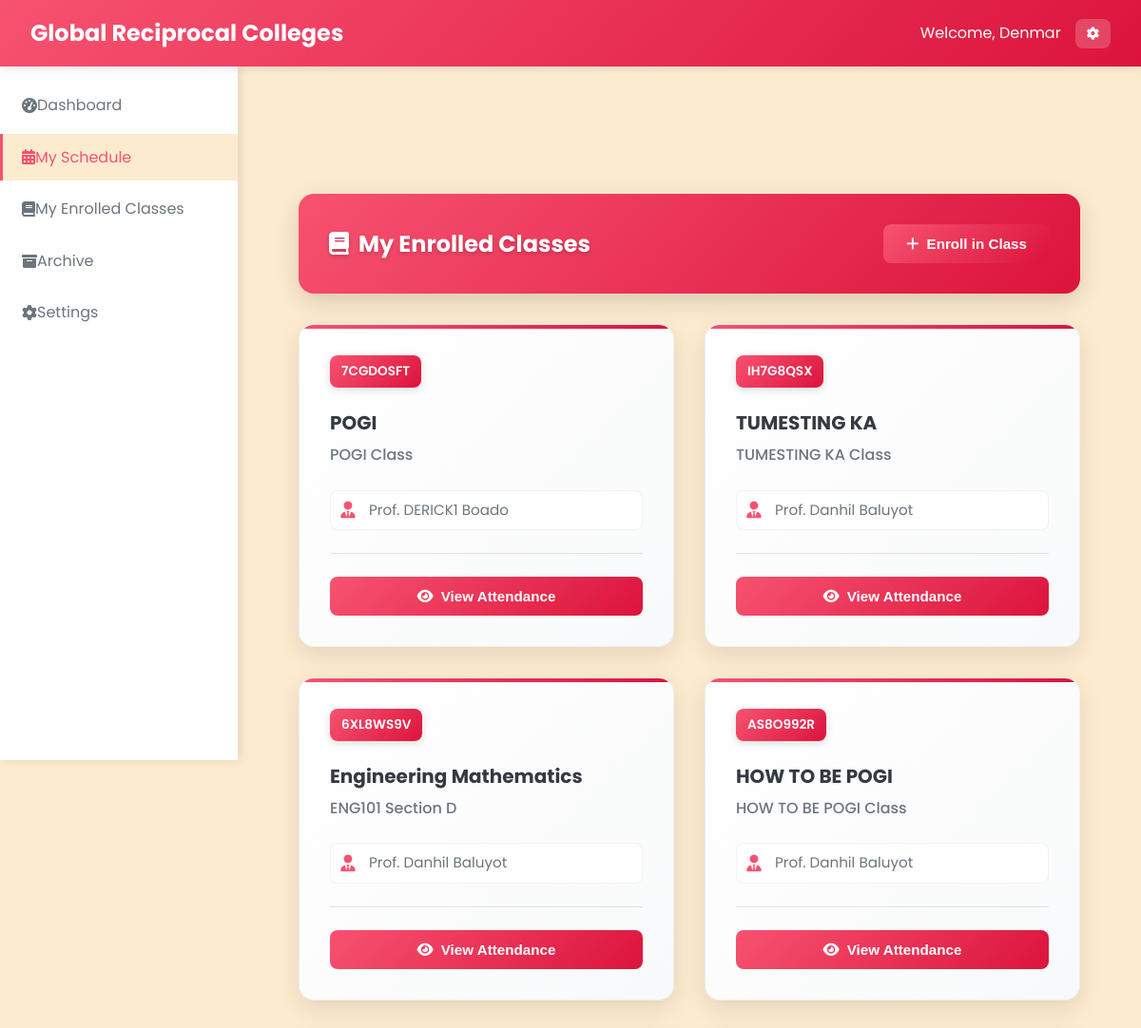
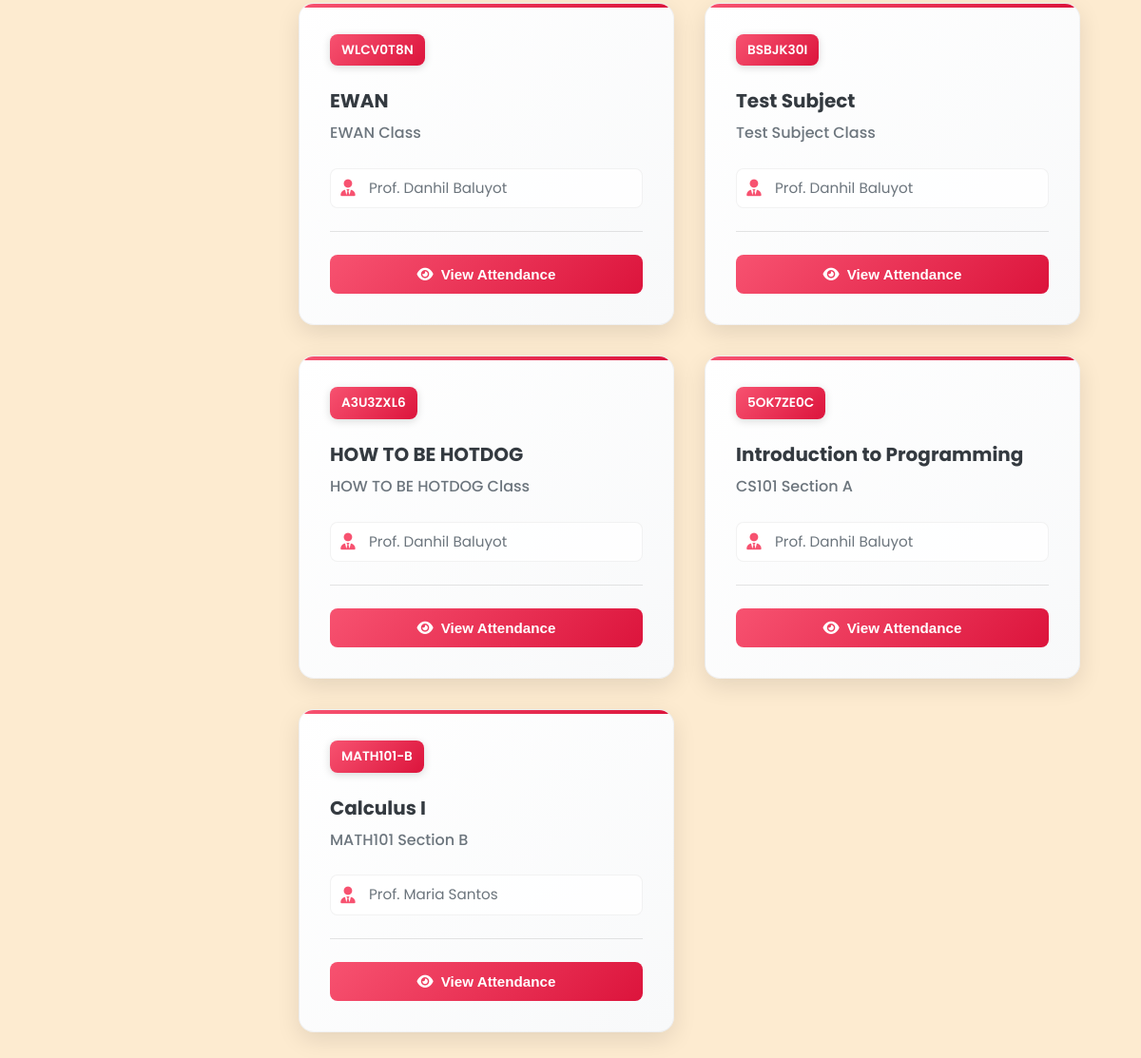
The page /Student/student_manage_schedule.php (signed in) on the database as committed earlier (2 pictures, top to bottom).
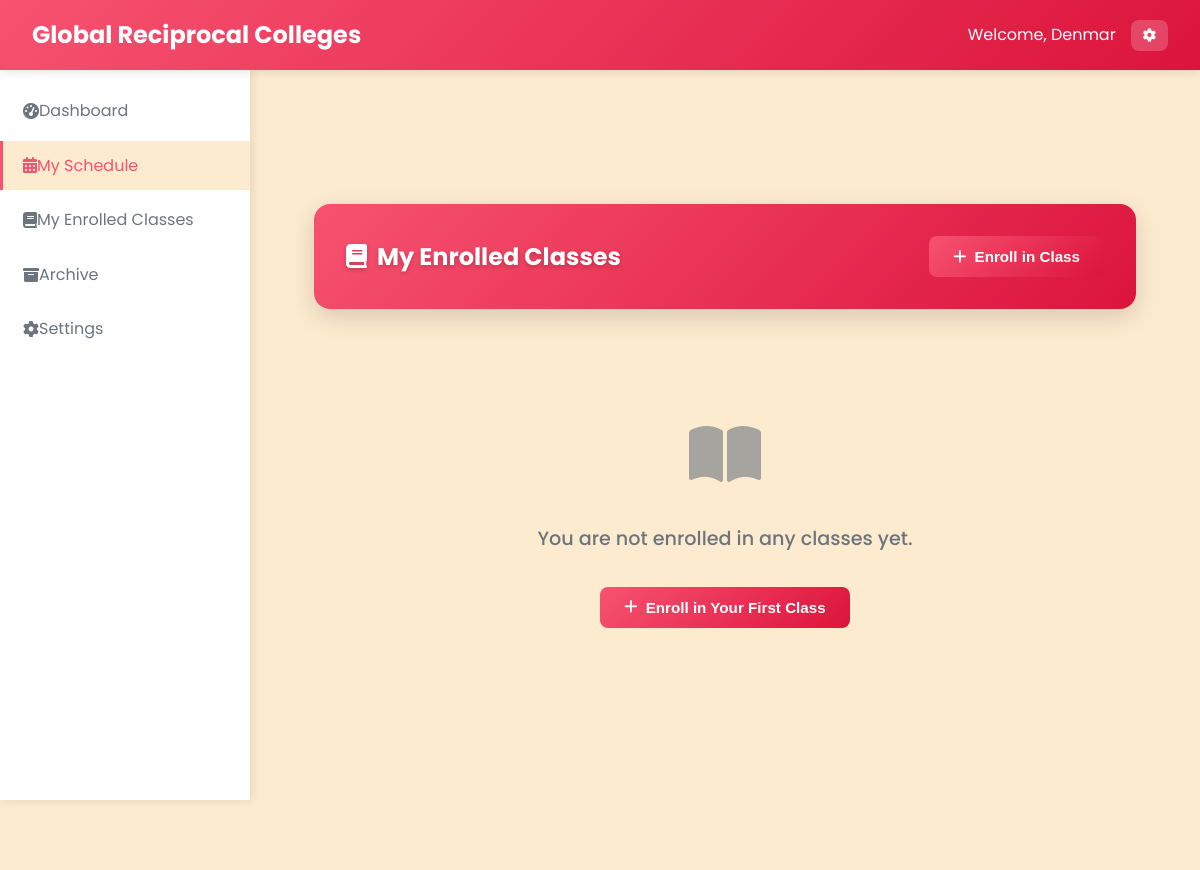
The same page on the database as committed later.
### tables this page shows
CREATE TABLE `classes` (
  `class_id` varchar(20) NOT NULL,
  `class_name` varchar(100) NOT NULL,
  `class_code` varchar(20) NOT NULL,
  `subject_id` varchar(20) DEFAULT NULL,
  `professor_id` varchar(20) DEFAULT NULL,
  `schedule` varchar(100) DEFAULT NULL,
  `room` varchar(50) DEFAULT NULL,
  `created_at` datetime NOT NULL,
  `updated_at` datetime NOT NULL,
  `section` varchar(10) DEFAULT NULL,
  `school_year_semester_id` int(11) DEFAULT NULL,
  `status` enum('active','archived') DEFAULT 'active',
  `semester` enum('1st Semester','2nd Semester') DEFAULT '1st Semester'
);

CREATE TABLE `subjects` (
  `subject_id` varchar(20) NOT NULL,
  `subject_name` varchar(100) NOT NULL,
  `subject_code` varchar(20) NOT NULL,
  `description` text DEFAULT NULL,
  `credits` int(11) NOT NULL,
  `created_at` datetime NOT NULL,
  `updated_at` datetime NOT NULL
);

CREATE TABLE `professors` (
  `professor_id` varchar(20) NOT NULL,
  `employee_id` varchar(20) NOT NULL,
  `first_name` varchar(50) NOT NULL,
  `last_name` varchar(50) NOT NULL,
  `email` varchar(100) NOT NULL,
  `password` varchar(255) NOT NULL,
  `department` varchar(100) NOT NULL,
  `mobile` varchar(15) NOT NULL,
  `created_at` datetime NOT NULL,
  `updated_at` datetime NOT NULL
);

### Student/student_manage_schedule.php (the view, shortened to what this page needs)
<?php
require_once '../php/db.php';
$student_id = $_SESSION['user_id'];
$stmt = $pdo->prepare("SELECT c.class_id, c.class_name, c.class_code, s.subject_name, p.first_name, p.last_name
                     FROM student_classes sc
                     JOIN classes c ON sc.class_id = c.class_id
                     JOIN subjects s ON c.subject_id = s.subject_id
                     LEFT JOIN professors p ON c.professor_id = p.professor_id
                     LEFT JOIN school_year_semester sys ON c.school_year_semester_id = sys.id
                     WHERE sc.student_id = ? AND c.status != 'archived'
                     ORDER BY sc.enrolled_at DESC");
$stmt->execute([$student_id]);
$enrolled_classes = $stmt->fetchAll();
?>
<!DOCTYPE html>
<html lang="en">
<head>
    <link rel="stylesheet" href="../css/styles_fixed.css" />
    <link rel="stylesheet" href="https://cdnjs.cloudflare.com/ajax/libs/font-awesome/6.0.0/css/all.min.css" />
</head>
<body>
    <?php include '../includes/navbar_student.php'; ?>
    <?php include '../includes/sidebar_student.php'; ?>
    <main class="main-content">
        <div class="dashboard-container">
            <div class="table-header-enhanced">
                <h2 class="table-title-enhanced"><i class="fas fa-book" style="margin-right: 10px;"></i>My Enrolled Classes</h2>
                <div class="table-actions-enhanced">
                    <button class="btn btn-primary" onclick="openEnrollModal()">
                        <i class="fas fa-plus"></i>
                        Enroll in Class
                    </button>
                </div>
            </div>
            <?php if (empty($enrolled_classes)): ?>
                <div class="empty-state">
                    <div class="empty-state-icon">
                        <i class="fas fa-book-open"></i>
                    </div>
                    <div class="empty-state-text">You are not enrolled in any classes yet.</div>
                    <button class="btn btn-primary" onclick="openEnrollModal()">
                        <i class="fas fa-plus"></i>
                        Enroll in Your First Class
                    </button>
                </div>
            <?php else: ?>
                <div class="tiles-grid">
                    <?php foreach ($enrolled_classes as $class): ?>
                        <div class="class-tile" tabindex="0" role="button" aria-pressed="false" data-class-id="<?php echo $class['class_id']; ?>">
                            <div class="class-header">
                                <div class="class-code"><?php echo htmlspecialchars($class['class_code']); ?></div>
                            </div>
                            <div class="class-subject"><?php echo htmlspecialchars($class['subject_name']); ?></div>
                            <div class="class-subject-code"><?php echo htmlspecialchars($class['class_name']); ?></div>
                            <div class="class-details">
                                <div class="class-detail">
                                    <i class="fas fa-user-tie"></i>
                                    <?php
                                    $professor_name = (!empty($class['first_name']) && !empty($class['last_name'])) ? 'Prof. ' . htmlspecialchars($class['first_name'] . ' ' . $class['last_name']) : 'N/A';
                                    echo $professor_name;
                                    ?>
                                </div>
                            </div>
                            <div class="class-actions">
                                <button class="view-attendance-btn" data-class-id="<?php echo $class['class_id']; ?>">
                                    <i class="fas fa-eye"></i>
                                    View Attendance
                                </button>
                            </div>
                        </div>
                    <?php endforeach; ?>
                </div>
            <?php endif; ?>
        </div>
    </main>
</body>
</html>

Rows that differ between the two databases and show on the page:
no longer on this page (row edited): classes: class_code "7CGDOSFT", subject.subject_name "POGI", class_name "POGI Class", professor.last_name "Prof. DERICK1 Boado"
no longer on this page (row edited): classes: class_code "IH7G8QSX", subject.subject_name "TUMESTING KA", class_name "TUMESTING KA Class", professor.last_name "Prof. Danhil Baluyot"
no longer on this page (row edited): classes: class_code "6XL8WS9V", subject.subject_name "Engineering Mathematics", class_name "ENG101 Section D", professor.last_name "Prof. Danhil Baluyot"
no longer on this page (row edited): classes: class_code "AS8O992R", subject.subject_name "HOW TO BE POGI", class_name "HOW TO BE POGI Class", professor.last_name "Prof. Danhil Baluyot"
no longer on this page (row edited): classes: class_code "WLCV0T8N", subject.subject_name "EWAN", class_name "EWAN Class", professor.last_name "Prof. Danhil Baluyot"
no longer on this page (row edited): classes: class_code "BSBJK30I", subject.subject_name "Test Subject", class_name "Test Subject Class", professor.last_name "Prof. Danhil Baluyot"
no longer on this page (row edited): classes: class_code "A3U3ZXL6", subject.subject_name "HOW TO BE HOTDOG", class_name "HOW TO BE HOTDOG Class", professor.last_name "Prof. Danhil Baluyot"
no longer on this page (row edited): classes: class_code "5OK7ZE0C", subject.subject_name "Introduction to Programming", class_name "CS101 Section A", professor.last_name "Prof. Danhil Baluyot"
no longer on this page (row edited): classes: class_code "MATH101-B", subject.subject_name "Calculus I", class_name "MATH101 Section B", professor.last_name "Prof. Maria Santos"
Other text that changed with them:
text now shown: "You are not enrolled in any classes yet. Enroll in Your First Class"
